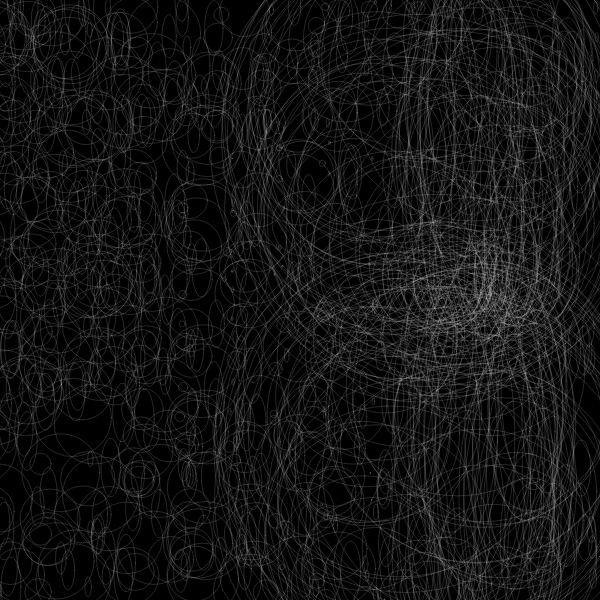
Frame 1 (no input)
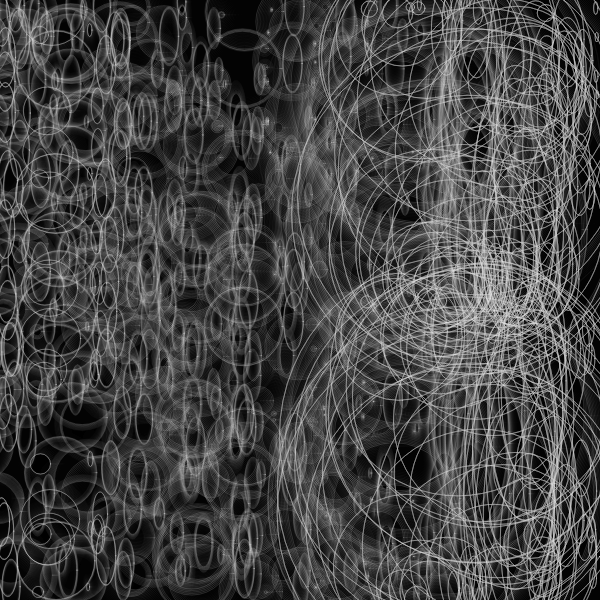
Frame 60 (no input)
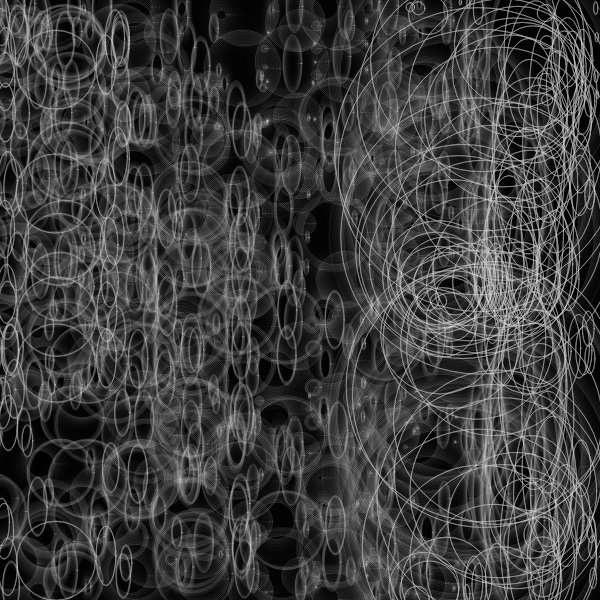
Frame 120 (the mouse pressed at the canvas centre since frame 60)

The p5.js sketch that drew these frames (run headless with seeded random() and noise() and a simulated clock; from frame 60 on, the mouse is pressed at the canvas centre):

// p5.js sketch
// ── sketch.js
//forked from  kyami 

let moverSystems = [];
let num = 10;
let cells, cols, rows;
let offset, margin;
let cellW, cellH;
let bg;
let graphics;


function setup() {
  w = 600;
  var canvas;
    if(windowWidth>=600 && windowHeight >=600){
      canvas = createCanvas(600, 600);
    }
    else{
      canvas = createCanvas(windowWidth, windowHeight - 100);
    }

  var x = (windowWidth - width) / 2;
  var y = (windowHeight - height) / 2;

  canvas.position(x, y);
  background(0);
  noStroke();
}


function draw() {
  let t = frameCount * 0.003;
  randomSeed(3);
  background(0, 40);
  for (let i=0; i < 500; i++) {
    let x = random(width); let y = random(width);
    let r = width/2 - max(abs(x-width/2),abs(y-width/2));

    for (let j=0; j < 12; j++) {
      let sx = width/2+245*cos(-j*10+t);
      let sy = width/2+245*sin(-j*0.2+t);
      let s = 50;
          r = min(r, min(abs(sy-s-y),abs(sy+s-y))-20);
      
    }

    
    r = min(r, abs(width/2-x));
    
    let c = color(255)
    c.setAlpha(8*exp(-r));
    stroke(244, 40)
    noFill();
    ellipse(y,x,r, r*3);
    ellipse(y - 50,x + 5,r*4, r*4);
  }
}
